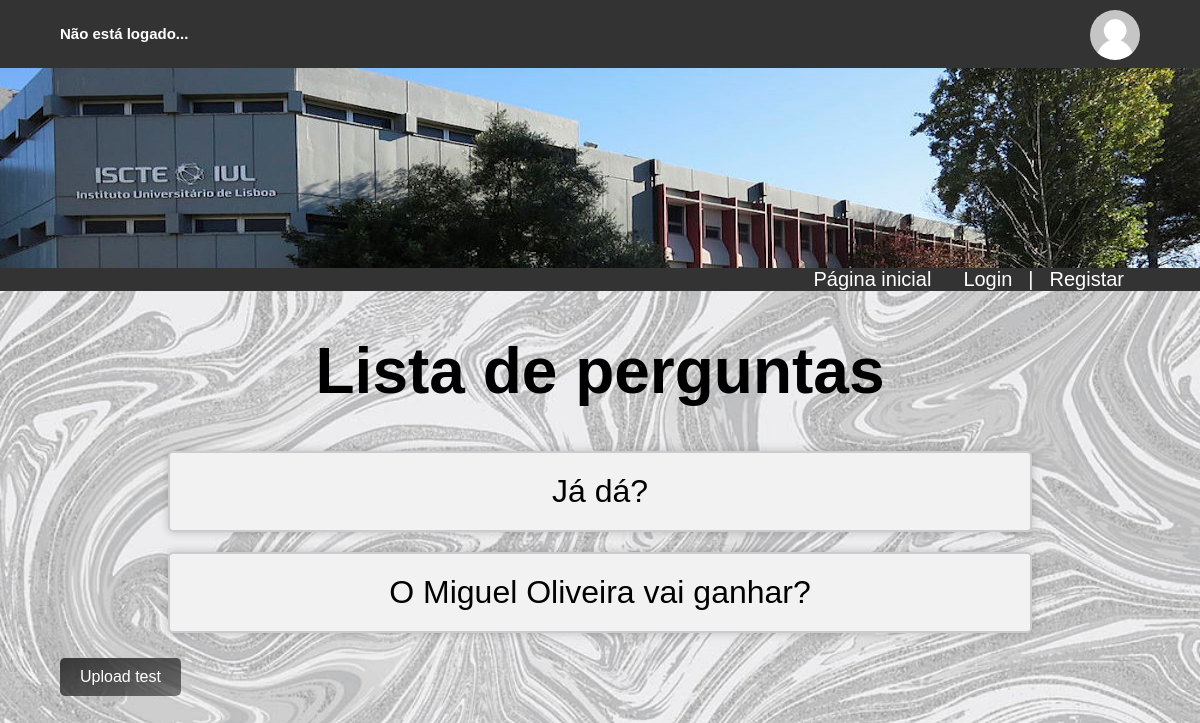
Page /votacao/ on the committed database.
### votacao/models.py (models this page shows)
class Questao(models.Model):
    questao_texto = models.CharField(max_length=200)
    pub_data = models.DateTimeField('data de publicacao')

### votacao/views.py (the view, shortened to what this page needs)
# urls.py: path('', views.index, name='index'),
def index(request):
    if 'error_message' in request.session:
        del request.session['error_message']
    latest_question_list = Questao.objects.order_by('-pub_data')[:5]
    context = {'latest_question_list': latest_question_list}
    return render(request, 'votacao/index.html', context)

### votacao/templates/votacao/index.html (shortened to what this page needs)
<!DOCTYPE html>
<html lang="en" xmlns="http://www.w3.org/1999/html">
<head>
    {% load static %}
    <link rel="stylesheet" type="text/css" href="{% static 'votacao/css/style.css' %}">
</head>
<body>
<header>
    <div class="container">
        <div id="sessioninfo">
            {% if request.user.is_authenticated %}
                <h2>O user {{ request.user.username }} está logado</h2>
            {% else %}
                <h2>Não está logado...</h2>
            {% endif %}
        </div>
        <div id="header_profileimage">
            {% if request.session.profile_pic_url %}
                <img style="width: 50px; height: 50px" class="profileimg"
                     src="{{ request.session.profile_pic_url }}" alt="Profile Image">
            {% else %}
                <img style="width: 50px; height: 50px" class="profileimg" src="../../static/media/default.png">
            {% endif %}
        </div>
    </div>
    <div id="banner"></div>
</header>
<div class="container_background">
    <div class="container">
        <nav class="mainnav">
             {% if request.user.is_authenticated %}
                <ul>
                    {% if request.session.num_votos >= 0 %}
                        <li class="main_nav_li"><a href="{% url 'votacao:fazlogout' %}">Logout</a></li>
                        <li class="main_nav_li"><a href="{% url 'votacao:verperfil' %}">Ver perfil</a></li>
                        <li class="main_nav_li"><a href="{% url 'votacao:index' %}">Página inicial</a></li>
                    {% else %}
                        <li class="main_nav_li"><a href="{% url 'votacao:fazlogout' %}">Logout</a></li>
                        {% if request.user.is_superuser %}
                            <li class="main_nav_li"><a href="{% url 'votacao:criarquestao' %}">Criar Questão</a></li>
                        {% endif %}
                        <li class="main_nav_li"><a href="{% url 'votacao:index' %}">Página inicial</a></li>
                    {% endif %}
                </ul>
             {% else %}
                 <ul>
                    <li class="main_nav_li"><a href="{% url 'votacao:registar' %}">Registar</a></li>
                    <li class="main_nav_li" style="color: white">|</li>
                    <li class="main_nav_li"><a href="{% url 'votacao:fazlogin' %}">Login</a></li>
                    <li class="main_nav_li"><a href="{% url 'votacao:index' %}">Página inicial</a></li>
                 </ul>
             {% endif %}
        </nav>
    </div>
</div>
{% block conteudoprincipal %}
    <div class="container">
    <h1 id="questionlisttitle">Lista de perguntas</h1>
    {% if latest_question_list %}
        {% for questao in latest_question_list %}
            <div class="box" onclick='location.href="{% url 'votacao:detalhe' questao.id %}"' >
                {{ questao.questao_texto }}
            </div>
        {% endfor %}
    {% else %}
        <div class="container">
            <p>Não há questoes disponíveis.</p>
        </div>
    {% endif %}
     <form>
         <input type="submit" formaction="{% url 'votacao:fazerupload' %}" value="Upload test"><br>
     </form>
    </div>
{% endblock %}
</body>
</html>

### votacao/static/votacao/css/style.css (style rules this page uses)
* { box-sizing: border-box; }
body { font-family: sans-serif; font-size: 2em; margin: 0; background-image: url("../images/grey.jpg"); background-size: 100% 100%; background-size: cover }
.container { width: 90%; margin: 0 auto; overflow: auto; position: relative; }
.container_background { margin: 0 0; background-color: #333; }
input[type=submit] { background: linear-gradient(to bottom right, #383838, rgba(20, 20, 20, 0.54)); color: white; padding: 10px 20px; border: none; border-radius: 5px; font-size: 16px; cursor: pointer; }
#banner { background-image: url("../images/iscte.jpg"); background-size: 100% 100%; height: 200px; width: 100%; }
header { background-color: #333; padding: 0px; font-weight: bold; }
#sessioninfo { margin: 0; position: absolute; top: 50%; transform: translateY(-50%); float: left; background-color: #333; color: white; overflow: auto; font-size: 10px }
#header_profileimage { padding-top: 10px; float: right; }
.mainnav { background-color: #333; overflow: auto; font-size: 20px; }
ul { list-style-type: none; margin: 0; padding: 0 }
.main_nav_li { float: right }
.main_nav_li a, .main_nav_li p { display: block; color: white; text-align: center; padding: 0px 16px; text-decoration: none; }
#questionlisttitle { text-align: center }
.box { text-align: center; width: 80%; border: 2px solid #ccc; background-color: #f2f2f2; padding: 20px; border-radius: 5px; box-shadow: 0 0 10px rgba(0, 0, 0, 0.2); margin-bottom: 20px; margin-inline: auto; }
.profileimg { width: 150px; height: 150px; border-radius: 50%; object-fit: cover; object-position: center; }

### rows in the picture
Questao: questao_texto "Já dá?"
Questao: questao_texto "O Miguel Oliveira vai ganhar?"
